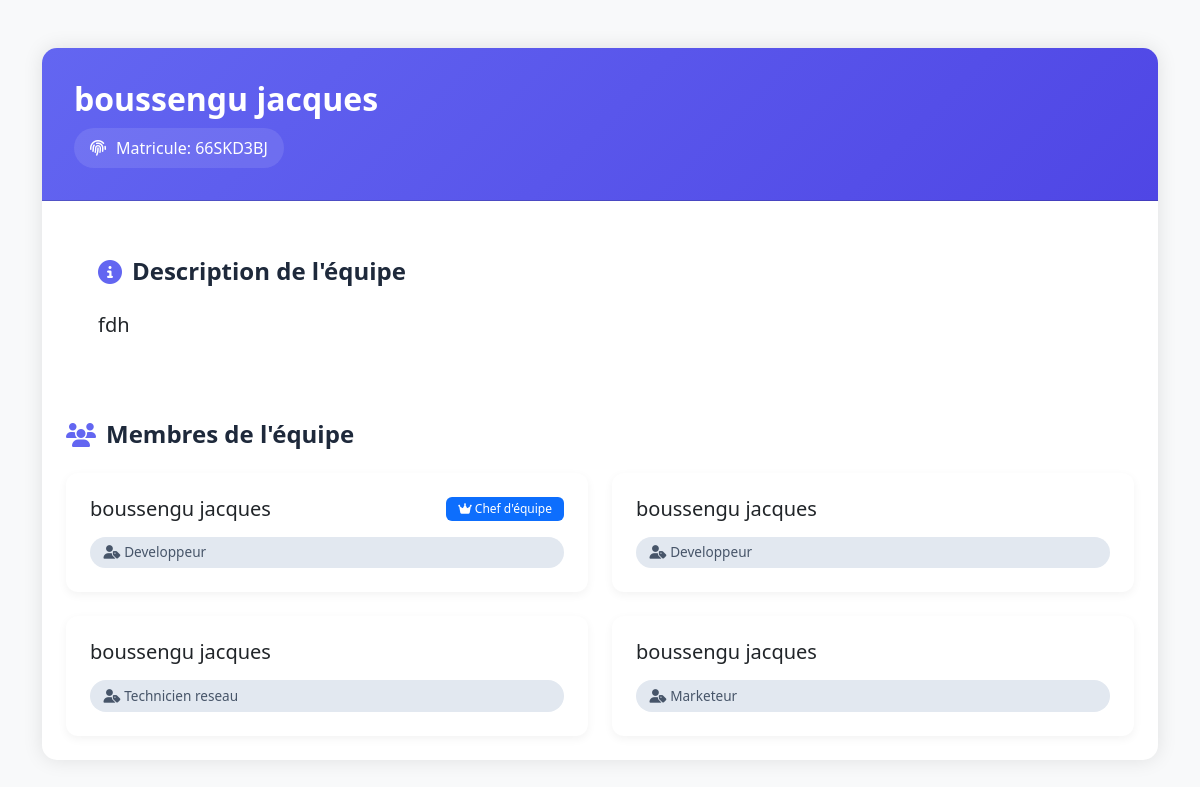
The app's page /team-info.php?matricule=66SKD3BJ with its own data.
### tables this page shows
CREATE TABLE `membres` (
  `id` int(11) NOT NULL,
  `equipe_id` int(11) DEFAULT NULL,
  `nom` varchar(100) DEFAULT NULL,
  `prenom` varchar(100) DEFAULT NULL,
  `email` varchar(255) DEFAULT NULL,
  `role` varchar(50) DEFAULT NULL,
  `is_chef` tinyint(1) DEFAULT 0,
  `created_at` timestamp NOT NULL DEFAULT current_timestamp()
);

### team-info.php (the view, shortened to what this page needs)
<?php
require_once 'bdd.php';
$matricule = $_GET['matricule'];
try {
    $stmt = $pdo->prepare("
        SELECT e.*, m.*
        FROM equipes e
        LEFT JOIN membres m ON e.id = m.equipe_id
        WHERE e.matricule = ?
    ");
    $stmt->execute([$matricule]);
    $resultats = $stmt->fetchAll(PDO::FETCH_ASSOC);
    $equipe = [
        'nom_equipe' => $resultats[0]['nom_equipe'],
        'description_equipe' => $resultats[0]['description_equipe'],
        'matricule' => $resultats[0]['matricule'],
        'membres' => []
    ];
    foreach ($resultats as $membre) {
        $equipe['membres'][] = [
            'nom' => $membre['nom'],
            'prenom' => $membre['prenom'],
            'role' => $membre['role'],
            'is_chef' => $membre['is_chef']
        ];
    }
?>
    <!DOCTYPE html>
    <html lang="fr">
    <head>
        <link href="https://cdn.jsdelivr.net/npm/bootstrap@5.3.0/dist/css/bootstrap.min.css" rel="stylesheet">
        <link rel="stylesheet" href="https://cdnjs.cloudflare.com/ajax/libs/font-awesome/6.4.0/css/all.min.css">
    </head>
    <body>
        <div class="container py-5">
            <div class="card main-card">
                <div class="card-header">
                    <h2><?php echo htmlspecialchars($equipe['nom_equipe']); ?></h2>
                    <div class="team-info">
                        <i class="fas fa-fingerprint"></i>
                        <span>Matricule: <?php echo htmlspecialchars($equipe['matricule']); ?></span>
                    </div>
                </div>
                <div class="card-body p-4">
                    <div class="description-section">
                        <h4 class="section-title">
                            <i class="fas fa-info-circle"></i>
                            Description de l'équipe
                        </h4>
                        <p class="lead"><?php echo nl2br(htmlspecialchars($equipe['description_equipe'])); ?></p>
                    </div>
                    <h4 class="section-title">
                        <i class="fas fa-users"></i>
                        Membres de l'équipe
                    </h4>
                    <div class="row g-4">
                        <?php foreach ($equipe['membres'] as $membre): ?>
                            <div class="col-md-6">
                                <div class="card member-card">
                                    <div class="card-body">
                                        <div class="d-flex justify-content-between align-items-start">
                                            <h5 class="card-title mb-3">
                                                <?php echo htmlspecialchars($membre['prenom'] . ' ' . $membre['nom']); ?>
                                            </h5>
                                            <?php if ($membre['is_chef']): ?>
                                                <span class="badge bg-primary">
                                                    <i class="fas fa-crown"></i> Chef d'équipe
                                                </span>
                                            <?php endif; ?>
                                        </div>
                                        <div class="role-badge">
                                            <i class="fas fa-user-tag"></i>
                                            <?php echo htmlspecialchars(ucfirst(str_replace('_', ' ', $membre['role']))); ?>
                                        </div>
                                    </div>
                                </div>
                            </div>
                        <?php endforeach; ?>
                    </div>
                </div>
            </div>
        </div>
    </body>
    </html>
<?php
} catch (PDOException $e) {
    die("Erreur : " . $e->getMessage());
}
?>

### team-info.php (style rules this page uses)
body { background: #f8f9fa; font-family: 'Segoe UI', Tahoma, Geneva, Verdana, sans-serif; }
.main-card { border: none; border-radius: 15px; box-shadow: 0 0 20px rgba(0, 0, 0, 0.1); margin-bottom: 30px; }
.card-header { background: linear-gradient(135deg, #6366f1 0%, #4f46e5 100%); color: white; border-radius: 15px 15px 0 0 !important; padding: 2rem; }
.card-header h2 { margin: 0; font-weight: 600; }
.member-card { border: none; border-radius: 12px; box-shadow: 0 3px 10px rgba(0, 0, 0, 0.05); transition: transform 0.2s ease-in-out; }
.member-card .card-body { padding: 1.5rem; }
.badge { padding: 0.5em 1em; font-weight: 500; }
.role-badge { background-color: #e2e8f0; color: #475569; font-size: 0.85rem; padding: 0.4em 1em; border-radius: 20px; }
.description-section { background: white; padding: 2rem; border-radius: 12px; margin-bottom: 2rem; }
.team-info { display: inline-flex; align-items: center; gap: 10px; background: rgba(255, 255, 255, 0.1); padding: 0.5rem 1rem; border-radius: 30px; margin-top: 10px; }
.section-title { color: #1e293b; font-weight: 600; margin-bottom: 1.5rem; display: flex; align-items: center; gap: 10px; }
.section-title i { color: #6366f1; }

### records on screen
membres: prenom+nom "boussengu jacques", is_chef 1 (drawn), role "Developpeur"
membres: prenom+nom "boussengu jacques", role "Developpeur"
membres: prenom+nom "boussengu jacques", role "Technicien reseau"
membres: prenom+nom "boussengu jacques", role "Marketeur"

### other values on screen
$equipe['nom_equipe'] "boussengu jacques"
$equipe['matricule'] "66SKD3BJ"
$equipe['description_equipe'] "fdh"
